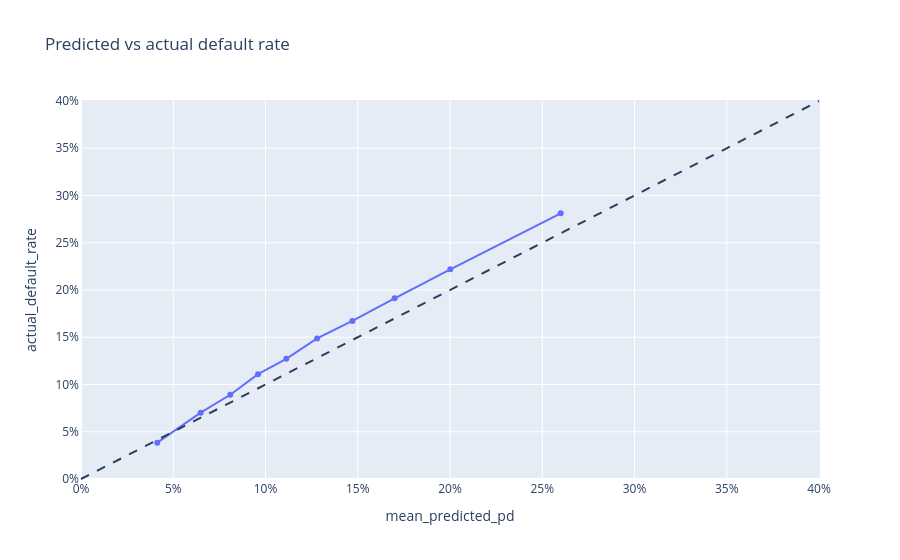

The code cell stored with this chart in its notebook:
### Markdown cell above
## Is the probability itself right? (calibration)

### Code cell
d = model.decile_table(y_test, p_lgbm)
fig = px.line(d, x='mean_predicted_pd', y='actual_default_rate', markers=True, title='Predicted vs actual default rate')
fig.add_shape(type='line', x0=0, y0=0, x1=0.4, y1=0.4, line=dict(dash='dash'))
fig.update_layout(xaxis_tickformat='.0%', yaxis_tickformat='.0%').show()
d

### Figure 1 — Plotly figure (JSON) as saved in the notebook; plotly's stock layout.template omitted (floating-point values rounded to 4 significant figures)
{"data": [{"hovertemplate": "mean_predicted_pd=%{x}<br>actual_default_rate=%{y}<extra></extra>", "legendgroup": "", "line": {"color": "#636efa", "dash": "solid"}, "marker": {"symbol": "circle"}, "mode": "lines+markers", "name": "", "orientation": "v", "showlegend": false, "type": "scatter", "x": [0.04133, 0.06486, 0.0809, 0.09596, 0.1113, 0.128, 0.1471, 0.17, 0.2002, 0.26], "xaxis": "x", "y": [0.03846, 0.07015, 0.08917, 0.1109, 0.1272, 0.1488, 0.1673, 0.1912, 0.2219, 0.2811], "yaxis": "y"}], "layout": {"legend": {"tracegroupgap": 0}, "shapes": [{"line": {"dash": "dash"}, "type": "line", "x0": 0, "x1": 0.4, "y0": 0, "y1": 0.4}], "title": {"text": "Predicted vs actual default rate"}, "xaxis": {"anchor": "y", "domain": [0.0, 1.0], "tickformat": ".0%", "title": {"text": "mean_predicted_pd"}}, "yaxis": {"anchor": "x", "domain": [0.0, 1.0], "tickformat": ".0%", "title": {"text": "actual_default_rate"}}}}
